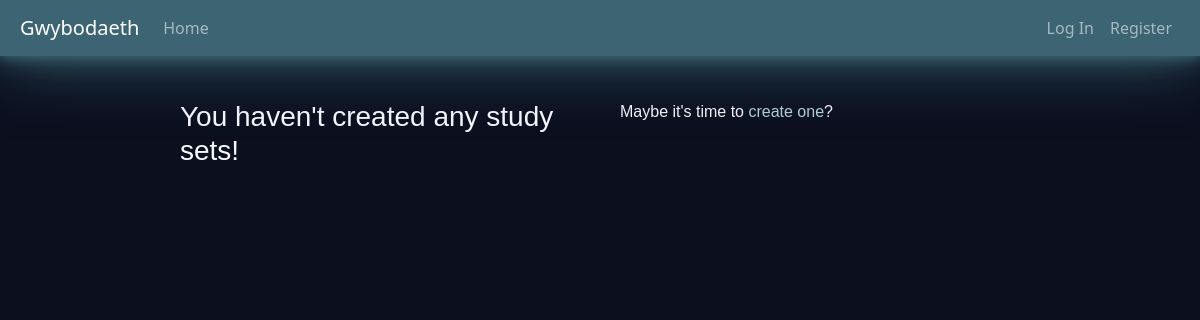
Page /user/sets on the earlier database version.
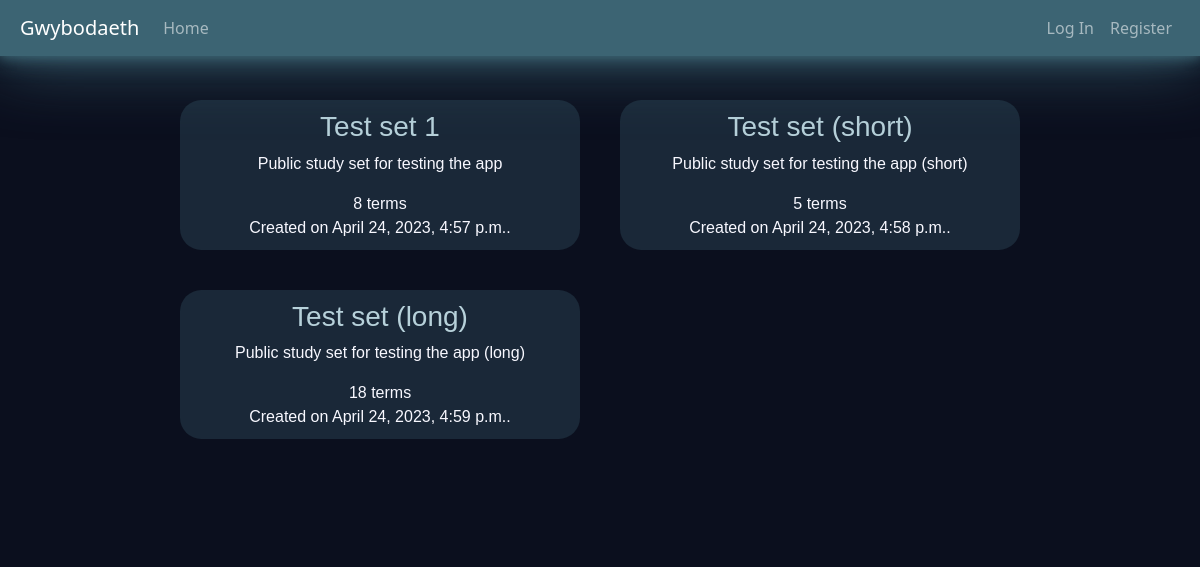
Same page on the later database version.
### Gwybodaeth/models.py (models this page shows)
class Study_set(models.Model):
    author      = models.ForeignKey(User, on_delete=models.CASCADE, related_name="study_sets")
    description = models.CharField (max_length=1023)
    title       = models.CharField (max_length=127)
    defs_lang   = models.CharField (max_length=8)
    terms_lang  = models.CharField (max_length=8)
    terms       = models.JSONField ()
    timestamp   = models.DateTimeField(auto_now_add=True)
    def terms_count(self):
        return len(self.terms.keys())

### Gwybodaeth/views.py (the view)
def user_sets(request, username):
    require_method(request, 'GET')
    if not username == request.user.username:
        print("Accessing study sets belonging to another user.\
                This may or may not be allowed (TODO as an optional feature.\
                Type: advanced (to be done AFTER the important parts are done and working))")
    sets = Study_set.objects.filter(author__username=username)
    return render(request, "gwybodaeth/Simple/user_sets.html", {
        "sets": sets
    })

### Gwybodaeth/util.py (called while the page is built)
def require_method(request, method, status=400):
    if (type(method) is list) and (not request.method in method):
        return JsonResponse(
            {  "error" :  f"Request method must be one of the following:\
                        {', '.join(method)}."
            },  status = status)
    if not request.method == method:
        return JsonResponse(
            {  "error" : f"{method} request required"
            },  status = status)

### Gwybodaeth/templates/gwybodaeth/Simple/user_sets.html (shortened to what this page needs)
{% extends "gwybodaeth/Layout/layout.html" %}
{% block body %}
  <div class="user-sets">
    {% for set in sets %}
      <div class="user-set
                  bg-moon-glass">
        <div class="user-set-title">
          <h3><a  class="text-lleuad-lawn"
                  href ="{% url 'study-set-view' set.id %}">{{ set.title }}</a></h3>
        </div>
        <div class="user-set-description">
          <p>{{ set.description}}</p>
        </div>
        <div class="user-set-terms-counter">
          {{ set.terms_count }} terms
        </div>
        <div class="user-set-timestamp">
          Created on {{ set.timestamp }}.
        </div>
      </div>
    {% empty %}
      <h3> You haven't created any study sets! </h3>
      <p> Maybe it's time to <a href="{% url 'create-set' %}">create one</a>?
    {% endfor %}
  </div>
{% endblock %}

### Gwybodaeth/templates/gwybodaeth/Layout/layout.html (shortened to what this page needs)
{% load static %}
<!DOCTYPE html>
<html lang="en">
  <head>
    <link   rel ="stylesheet"
            href="{% static 'gwybodaeth/styles/styles.css' %}">
  </head>
  <body>
    {% include "gwybodaeth/includable/navbar.html" %}
    <div class="body">
      {% block body %}
      {% endblock %}
    </div>
  </body>
</html>

### Gwybodaeth/templates/gwybodaeth/includable/navbar.html (shortened to what this page needs)
<nav class="navbar
            fixed-top
            navbar-expand-lg
            navbar-dark
            bg-lleuad
            moonlight-stronk"
      id="navbar-main">
  <a  class="navbar-brand"
      href="{% url 'index' %}">Gwybodaeth</a>
  <ul class="navbar-nav me-auto">
    <li class="nav-item">
      <a  class="nav-link"
          href="{% url 'index' %}">Home</a>
    </li>
  </ul>
  <ul class="navbar-nav ms-auto">
  {% if user.is_authenticated %}
    {% if user.is_superuser %}
      <li class="nav-item">
        <a  href="/admin/"
            class="nav-link">Administration panel</a>
      </li>
    {% endif %}
    <li class="nav-item">
      <a  class="nav-link"
          href="">
          <strong>{{ user.username }}</strong>
      </a>
    </li>
    <li class="nav-item">
      <a  class="nav-link"
          href="{% url 'logout' %}">Log Out</a>
    </li>
  {% else %}
    <li class="nav-item">
      <a  class="nav-link"
          href="{% url 'login' %}">Log In</a>
    </li>
    <li class="nav-item">
      <a  class="nav-link"
          href="{% url 'register' %}">Register</a>
    </li>
  {% endif %}
  </ul>
</nav>

Differences in the rows shown:
added Study_set: title "Test set 1", description "Public study set for testing the app", terms_count "8", timestamp "April 24, 2023, 4:57 p.m."
added Study_set: title "Test set (short)", description "Public study set for testing the app (short)", terms_count "5", timestamp "April 24, 2023, 4:58 p.m."
added Study_set: title "Test set (long)", description "Public study set for testing the app (long)", terms_count "18", timestamp "April 24, 2023, 4:59 p.m."
Other differences:
text no longer shown: "You haven't created any study sets! Maybe it's time to create one ?"
